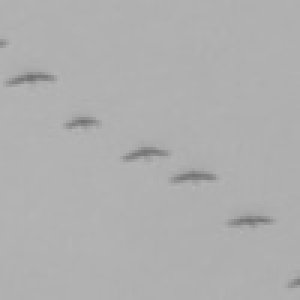
#> input picture lab06/bird_miniatures/E0089_TR0005_OB2257_T01_M13.jpg, 100 x 100 px, found by its file name (shown 3 times larger); its folder holds only this picture in this run
$ python zad03.py
#> lines starting #> are read from the running program, lines starting #| are printed output that depends on the picture; after the words box and inside, x2 and y2 are one past the last pixel; in counts of white or black regions, pixels touching at a corner belong together
import cv2
import numpy as np
import os

images = os.listdir('c:/Users/maria/Desktop/ug/sem4/IntelegencjaObliczeniowa/lab06/bird_miniatures')
for image_name in images:
    image = cv2.imread('c:/Users/maria/Desktop/ug/sem4/IntelegencjaObliczeniowa/lab06/bird_miniatures/' + image_name)
#> image is the input picture: shape (100, 100, 3); min 112, max 181, mean 175.2
    image = cv2.cvtColor(image, cv2.COLOR_BGR2GRAY)
#> image: shape (100, 100)
    image = cv2.resize(image, (200, 200))
#> image: shape (200, 200)
    image = cv2.adaptiveThreshold(image,255,cv2.ADAPTIVE_THRESH_GAUSSIAN_C,\
    cv2.THRESH_BINARY,11,2)
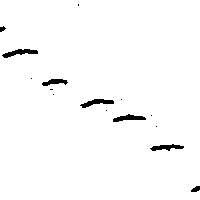
#> image: shape (200, 200); 98.1% white; 15 black regions (8 under 20 px), largest, box (x1, y1, x2, y2) and area: (2, 49, 38, 58) 157, (80, 99, 114, 108) 145, (113, 114, 146, 122) 142
    image = cv2.dilate(image, np.ones((2, 2), np.uint8), iterations=1)
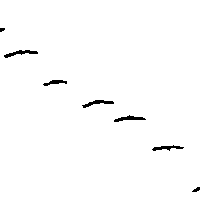
#> image: shape (200, 200); 98.7% white; 7 black regions (1 under 20 px)
    contours = cv2.findContours(image, cv2.RETR_TREE, cv2.CHAIN_APPROX_SIMPLE)[-2]
#> contours = 6 contours; box (x1, y1, x2, y2) and area: (0, 0, 200, 200) 39552, (3, 49, 39, 59) 145, (81, 99, 115, 109) 135, (113, 114, 147, 123) 134, (151, 144, 185, 152) 124, (42, 79, 68, 87) 99
    s1 = 8
    s2 = 1000
    xcnts = []
    for cnt in contours:
        if cv2.contourArea(cnt) > s1 and cv2.contourArea(cnt) < s2:
            xcnts.append(cnt)
#> this loop made 6 passes
#> after the loop, xcnts = 5 contours; box (x1, y1, x2, y2) and area: (3, 49, 39, 59) 145, (81, 99, 115, 109) 135, (113, 114, 147, 123) 134, (151, 144, 185, 152) 124, (42, 79, 68, 87) 99
    print(f'{image_name}: {len(xcnts)} birds.')
#| E0089_TR0005_OB2257_T01_M13.jpg: 5 birds.

$ run again, on lab06/bird_miniatures/E0418_TR0000_OB1797_T01_M04.jpg
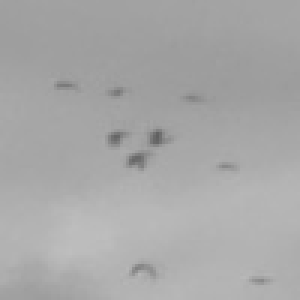
#> input picture lab06/bird_miniatures/E0418_TR0000_OB1797_T01_M04.jpg, 100 x 100 px, found by its file name (shown 3 times larger)
#> image is the input picture: shape (100, 100, 3); min 96, max 190, mean 167.9
#> `image = cv2.adaptiveThreshold(image,255,cv2.ADAPTIVE_THRESH_GAUSSIAN_C..`:
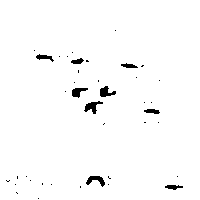
#> image: shape (200, 200); 98.1% white; 40 black regions (31 under 20 px), largest, box (x1, y1, x2, y2) and area: (84, 101, 103, 114) 113, (86, 176, 105, 187) 103, (100, 86, 116, 97) 101
#> `image = cv2.dilate(image, np.ones((2, 2), np.uint8), iterations=1)`:
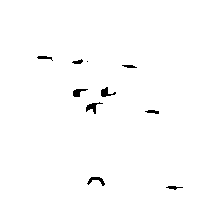
#> image: shape (200, 200); 98.8% white; 10 black regions (1 under 20 px)
#> contours = 12 contours, 2 with area under 20; largest, box (x1, y1, x2, y2) and area: (0, 0, 200, 200) 39601, (85, 101, 104, 115) 103, (100, 86, 117, 98) 93, (86, 176, 106, 187) 91, (72, 88, 89, 98) 85
#> the loop `for cnt in contours:` made 12 passes
#> cnt on passes 1, 9, 10: [[0, 0], [0, 199], [199, 199], [199, 0]], [[86, 61], [87, 60], [88, 61], [87, 62]], [[51, 60], [52, 59], [53, 60], [52, 61]]
#> after the loop `for cnt in contours:`: xcnts = 9 contours; largest, box (x1, y1, x2, y2) and area: (85, 101, 104, 115) 103, (100, 86, 117, 98) 93, (86, 176, 106, 187) 91, (72, 88, 89, 98) 85, (36, 55, 53, 61) 55
#| E0418_TR0000_OB1797_T01_M04.jpg: 9 birds.

$ run again, on lab06/bird_miniatures/E0453_TR0001_OB0564_T01_M02.jpg
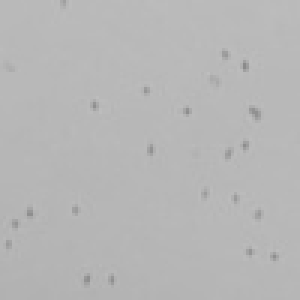
#> input picture lab06/bird_miniatures/E0453_TR0001_OB0564_T01_M02.jpg, 100 x 100 px, found by its file name (shown 3 times larger)
#> image is the input picture: shape (100, 100, 3); min 138, max 190, mean 182.7
#> `image = cv2.adaptiveThreshold(image,255,cv2.ADAPTIVE_THRESH_GAUSSIAN_C..`:
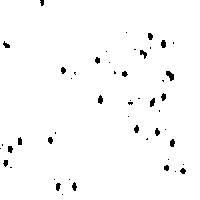
#> image: shape (200, 200); 98.2% white; 50 black regions (28 under 20 px), largest, box (x1, y1, x2, y2) and area: (166, 71, 174, 81) 50, (140, 50, 147, 59) 34, (161, 40, 166, 48) 33
#> `image = cv2.dilate(image, np.ones((2, 2), np.uint8), iterations=1)`:
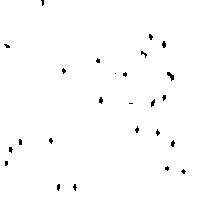
#> image: shape (200, 200); 99% white; black in thin lines or dots, all inside (x1, y1, x2, y2) = (4, 0, 186, 191)
#> contours = 25 contours, 3 with area under 20; largest, box (x1, y1, x2, y2) and area: (0, 0, 200, 200) 39585, (166, 71, 175, 82) 44, (161, 40, 167, 49) 29, (150, 98, 156, 108) 28, (98, 96, 104, 105) 28
#> the loop `for cnt in contours:` made 25 passes
#> cnt on pass 17: [[114, 73], [115, 72], [116, 73], [115, 74]]
#> after the loop `for cnt in contours:`: xcnts = 22 contours, 1 with area under 20; largest, box (x1, y1, x2, y2) and area: (166, 71, 175, 82) 44, (161, 40, 167, 49) 29, (150, 98, 156, 108) 28, (98, 96, 104, 105) 28, (140, 50, 148, 59) 28
#| E0453_TR0001_OB0564_T01_M02.jpg: 22 birds.
